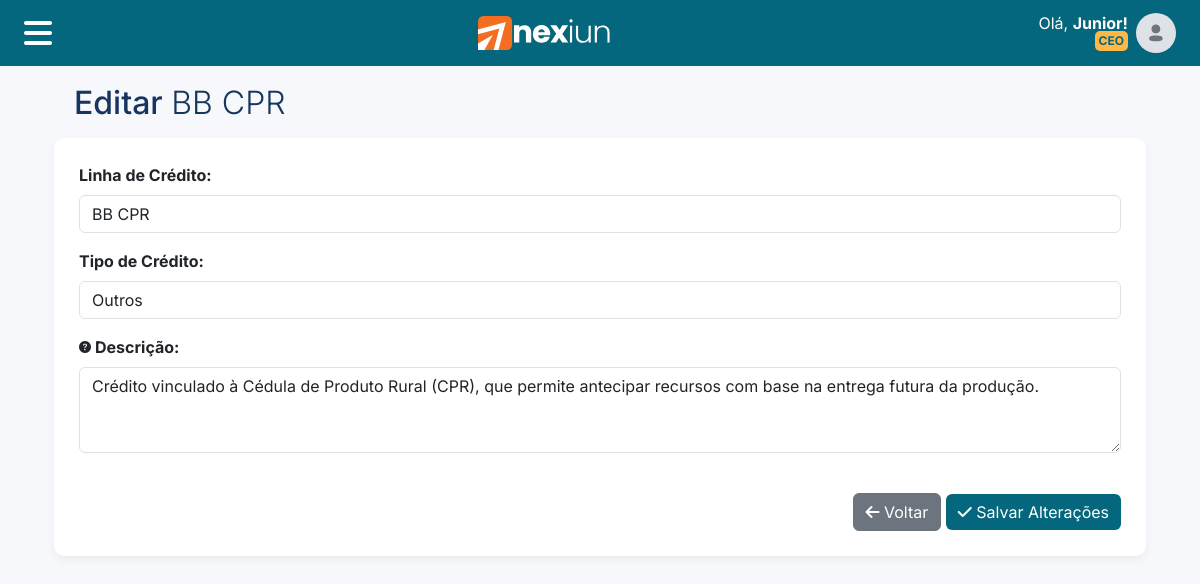
The app's page /projects/credit-line-edit/4/ (signed in) with its own data.
### enterprises/models.py (models this page shows, shortened)
class Enterprise(models.Model):
    name = models.CharField(max_length=255)
    cnpj_or_cpf = models.CharField(max_length=18)
    subdomain = models.CharField(
        max_length=63,
        unique=True,
        validators=[validate_subdomain],
        help_text='Subdomínio único para acesso (ex: saldus.nexiun.com.br)',
        verbose_name='Subdomínio'
    )
    logo_light = models.ImageField(
        upload_to=enterprise_directory_path,
        blank=True,
        default='icons/logo.svg',
        null=True,
        verbose_name='Logo Claro',
        help_text='Logo para usar em fundos claros'
    )
    logo_dark = models.ImageField(
        upload_to=enterprise_directory_path,
        blank=True,
        default='icons/logo_white.svg',
        null=True,
        verbose_name='Logo Escuro',
        help_text='Logo para usar em fundos escuros'
    )
    favicon = models.ImageField(
        upload_to=enterprise_directory_path,
        blank=True,
        default='icons/favicon.svg',
        null=True,
        verbose_name='Favicon',
        help_text='Ícone que aparece na aba do navegador (formato .ico, .png ou .svg)'
    )
    primary_color = models.CharField(max_length=7, default='#05677D')
    secondary_color = models.CharField(max_length=7, default='#FFB845')
    text_icons_color = models.CharField(max_length=7, default='#FFFFFF')
    created_at = models.DateTimeField(auto_now_add=True, verbose_name='Criado em')
    updated_at = models.DateTimeField(auto_now=True, verbose_name='Atualizado em')
    def get_full_domain(self):
        return f"{self.subdomain}.nexiun.com.br"
    def get_absolute_url(self):
        from django.conf import settings
        if settings.DEBUG:
            return f"http://{self.subdomain}.nexiun.local:8000"
        else:
            return f"https://{self.get_full_domain()}"
    def get_logo_url(self, theme='light'):
        from django.templatetags.static import static
        logo_field = self.logo_light if theme == 'light' else self.logo_dark
        default_logo = 'icons/logo.svg' if theme == 'light' else 'icons/logo_white.svg'
        if not logo_field:
            return static(default_logo)
        if str(logo_field) in ['icons/logo.svg', 'icons/logo_white.svg', 'icons/favicon.svg']:
            return static(str(logo_field))
        else:
            return logo_field.url
    def get_logo_dark_url(self):
        return self.get_logo_url('dark')
    def get_favicon_url(self):
        from django.templatetags.static import static
        if not self.favicon:
            return static('icons/favicon.svg')
        if str(self.favicon) in ['icons/logo_white.svg', 'icons/favicon.svg']:
            return static(str(self.favicon))
        else:
            return self.favicon.url

### users/models.py (models this page shows, shortened)
class User(AbstractBaseUser, PermissionsMixin):
    THEME_CHOICES = [
        ('light', 'Tema Claro'),
        ('dark', 'Tema Escuro'),
        ('auto', 'Automático (Sistema)'),
    ]
    name = models.CharField(max_length=255, verbose_name="Nome")
    email = models.EmailField(unique=True, null=True, verbose_name="Email")
    cpf = models.CharField(max_length=14, unique=True, null=True, verbose_name="CPF")
    phone = models.CharField(max_length=20, null=True, verbose_name="Telefone")
    theme_preference = models.CharField(
        max_length=10,
        choices=THEME_CHOICES,
        default='light',
        verbose_name='Preferência de Tema',
        help_text='Escolha o tema de aparência do sistema'
    )
    roles = models.ManyToManyField(
        Role,
        blank=True,
        related_name="users",
        verbose_name="Cargos",
        help_text="Cargos atribuídos ao usuário"
    )
    custom_permissions = models.ManyToManyField(
        Permission,
        blank=True,
        related_name="users_with_custom_permission",
        verbose_name="Permissões Customizadas",
        help_text="Permissões específicas além das do cargo"
    )
    date_of_birth = models.DateField(null=True, blank=True, verbose_name="Data de Nascimento")
    profile_image = models.ImageField(upload_to=user_directory_path, blank=True, null=True, verbose_name="Imagem de Perfil")
    enterprise = models.ForeignKey(Enterprise, on_delete=models.SET_NULL, null=True, blank=True, verbose_name="Empresa")
    units = models.ManyToManyField(Unit, blank=True, related_name='users', verbose_name="Unidades")
    is_active = models.BooleanField(default=True, verbose_name="Ativo")
    is_staff = models.BooleanField(default=False, verbose_name="Django Staff")
    objects = CustomUserManager()
    USERNAME_FIELD = 'email'
    REQUIRED_FIELDS = ['name']
    def has_perm(self, perm, obj=None):
        if super().has_perm(perm, obj):
            return True
        if not self.is_active:
            return False
        for role in self.roles.filter(is_active=True):
            for permission in role.permissions.all():
                if f"{permission.content_type.app_label}.{permission.codename}" == perm:
                    return True
        for permission in self.custom_permissions.all():
            if f"{permission.content_type.app_label}.{permission.codename}" == perm:
                return True
        return False

class Role(models.Model):
    name = models.CharField(max_length=100, unique=True, verbose_name="Nome")
    code = models.CharField(max_length=50, unique=True, verbose_name="Código")
    description = models.TextField(blank=True, verbose_name="Descrição")
    is_active = models.BooleanField(default=True, verbose_name="Ativo")
    permissions = models.ManyToManyField(
        Permission,
        blank=True,
        verbose_name="Permissões",
        help_text="Permissões padrão deste cargo"
    )
    created_at = models.DateTimeField(auto_now_add=True)
    updated_at = models.DateTimeField(auto_now=True)
    class Meta:
        verbose_name = "Cargo"
        verbose_name_plural = "Cargos"
        ordering = ['name']

### projects/models.py (models this page shows, shortened)
class CreditLine(models.Model):
    name = models.CharField(max_length=255)
    description = models.TextField(blank=True, null=True)
    type_credit = models.CharField(max_length=3, choices=TYPE_CHOICES, default='CUS')
    enterprise = models.ForeignKey(Enterprise, on_delete=models.CASCADE, related_name='credit_lines')
    is_active = models.BooleanField(default=True, verbose_name="Ativo")
    created_at = models.DateTimeField(auto_now_add=True)
    updated_at = models.DateTimeField(auto_now=True)
    class Meta:
        verbose_name = "Linha de Crédito"
        verbose_name_plural = "Linhas de Crédito"
        ordering = ['name']

### projects/views.py (the view, shortened to what this page needs)
# urls.py: path('credit-line-edit/<int:credit_line_id>/', views.credit_line_edit_view, name='credit_line_edit'),
@login_required
def credit_line_edit_view(request, credit_line_id):
    if not request.user.has_perm('users.manage_credit_lines_master'):
        messages.error(request, 'Você não tem permissão para gerenciar linhas de crédito.')
        return redirect('home')
    credit_line = get_object_or_404(CreditLine, id=credit_line_id)
    context = {
        'credit_line': credit_line,
        'type_choices': TYPE_CHOICES
    }
    return render(request, 'projects/edit_credit_line.html', context)

### projects/templates/projects/edit_credit_line.html (shortened to what this page needs)
{% extends "base/base.html" %}
{% load static %}
{% block content %}
<div class="container">
    <div class="row align-items-center ms-2 me-3 mb-3 mt-3 justify-content-between">
        <div class="col-auto">
            <h2 class="text-color-primary m-0">Editar <span class="fw-light">{{ credit_line.name }}</span></h2>
        </div>
    </div>
    <div class="container-style">
        <form method="post" class="needs-validation" novalidate>
            <div class="row">
                <div class="col-12 mb-3">
                    <label for="name" class="form-label fw-bold d-flex align-items-center">Linha de Crédito:</label>
                    <input type="text"
                           name="name"
                           id="name"
                           class="form-control"
                           value="{{ credit_line.name }}"
                           required>
                </div>
            </div>
            <div class="row">
                <div class="col-12 mb-3">
                    <label for="type_credit" class="form-label fw-bold d-flex align-items-center">Tipo de Crédito:</label>
                    <select name="type_credit"
                            id="type_credit"
                            class="form-control"
                            required>
                        {% for value, label in type_choices %}
                            <option value="{{ value }}" {% if credit_line.type_credit == value %}selected{% endif %}>
                                {{ label }}
                            </option>
                        {% endfor %}
                    </select>
                </div>
            </div>
            <div class="row">
                <div class="col-12 mb-3">
                    <label for="description" class="form-label fw-bold d-flex align-items-center">
                        <i class="bi bi-question-circle-fill me-1 small"
                           style="font-size: 12px;"
                           data-bs-toggle="tooltip"
                           data-bs-placement="top"
                           title="Descrição ou informações adicionais sobre a linha de crédito"
                           data-bs-custom-class="custom-tooltip">
                        </i>Descrição:</label>
                    <textarea name="description"
                              id="description"
                              class="form-control"
                              rows="3">{{ credit_line.description }}</textarea>
                </div>
            </div>
            <div class="row mt-4">
                <div class="col-12 text-end">
                    <a href="{% url 'credit_line_list' %}" class="btn btn-secondary">
                        <i class="fa-solid fa-arrow-left"></i> Voltar
                    </a>
                    <button type="submit" class="btn btn-primary rounded" style="background-color: {{ enterprise.primary_color }}; border: none;">
                        <i class="fa-solid fa-check"></i> Salvar Alterações
                    </button>
                </div>
            </div>
        </form>
    </div>
</div>
{% endblock %}

### templates/base/base.html (shortened to what this page needs)
{% load static %}
{% load permission_tags %}
<!DOCTYPE html>
<html lang="pt-br">
<head>
    <link href="https://cdn.jsdelivr.net/npm/bootstrap@5.3.3/dist/css/bootstrap.min.css" rel="stylesheet">
    <link rel="stylesheet" href="https://cdn.jsdelivr.net/npm/bootstrap-icons@1.11.3/font/bootstrap-icons.min.css">
    <link rel="stylesheet" href="https://cdnjs.cloudflare.com/ajax/libs/font-awesome/6.7.2/css/all.min.css">
</head>
<body>
    <nav class="navbar navbar-custom fixed-top">
        <div class="navbar-container">
            <div class="row w-100 g-0">
                <div class="col-auto d-flex align-items-center ">
                    <button type="button" data-bs-toggle="offcanvas" data-bs-target="#offcanvasNavbar" aria-controls="offcanvasNavbar" aria-label="Toggle navigation" class="btn m-0 menu-toggle-btn">
                        <i class="fa-solid fa-bars" style="font-size: 2rem; color: white; padding: 0;"></i>
                    </button>
                </div>
                <div class="col d-flex align-items-center justify-content-center">
                    <a class="navbar-brand m-0 d-flex align-items-center" href="/">
                        {% if enterprise %}
                            <img src="{{ enterprise.get_logo_dark_url }}" alt="Logo" class="d-block" style="height: 50px;">
                        {% else %}
                            <img src="{% static 'icons/logo_white.svg' %}" alt="Logo Padrão" class="d-block" style="height: 50px;">
                        {% endif %}
                    </a>
                </div>
                <div class="col-auto d-flex align-items-center me-2">
                    <div class="ms-2 text-end p-0 me-2" style="line-height: 1;">
                        <p class="text_icons_color m-0 p-0">Olá, <span class="fw-bold">{{ first_name }}!</span></p>
                        <span class="badge badge-style-group-user m-0 p-1">{{ user.roles.first.name|default:"Usuário" }}</span>
                    </div>
                    <img src="{% if user.profile_image %}{{ user.profile_image.url }}{% else %}{% static 'images/user_default_icon.svg' %}{% endif %}" alt="Usuário" class="rounded-circle" style="height: 40px; width: 40px;">
                </div>
            </div>
        </div>
    </nav>
    <main class="container espacing-title">
        {% block content %}{% endblock %}
    </main>
</body>
</html>

### records on screen
Enterprise: get_logo_dark_url (picture)
User: roles.first.name "CEO"
CreditLine: name "BB CPR", type_credit "Outros", description "Crédito vinculado à Cédula de Produto Rural (CPR), que permite antecipar recursos com base na entrega futura da produção."

### other values on screen
{{ first_name }} "Junior"
